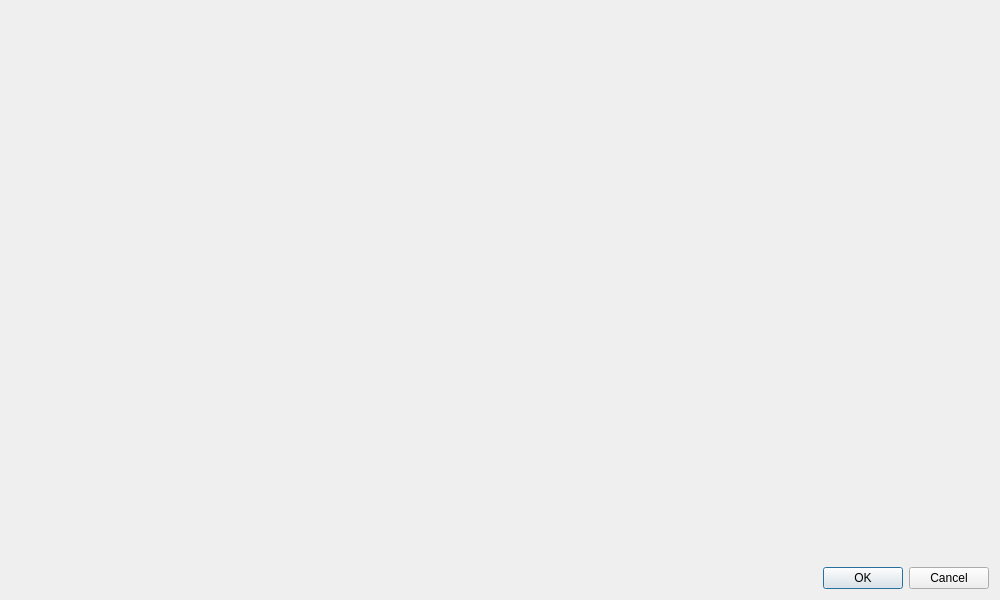
<?xml version="1.0" encoding="UTF-8"?>
<ui version="4.0">
 <class>Choice</class>
 <widget class="QDialog" name="Choice">
  <property name="geometry">
   <rect>
    <x>0</x>
    <y>0</y>
    <width>1000</width>
    <height>600</height>
   </rect>
  </property>
  <property name="windowTitle">
   <string>Ajouter</string>
  </property>
  <layout class="QVBoxLayout" name="arrangement">
   <item>
    <widget class="QLabel" name="explanation">
     <property name="text">
      <string/>
     </property>
     <property name="wordWrap">
      <bool>true</bool>
     </property>
    </widget>
   </item>
   <item>
    <widget class="QDialogButtonBox" name="buttons">
     <property name="standardButtons">
      <set>QDialogButtonBox::StandardButton::Cancel|QDialogButtonBox::StandardButton::Ok</set>
     </property>
    </widget>
   </item>
  </layout>
 </widget>
 <resources/>
 <connections/>
</ui>
